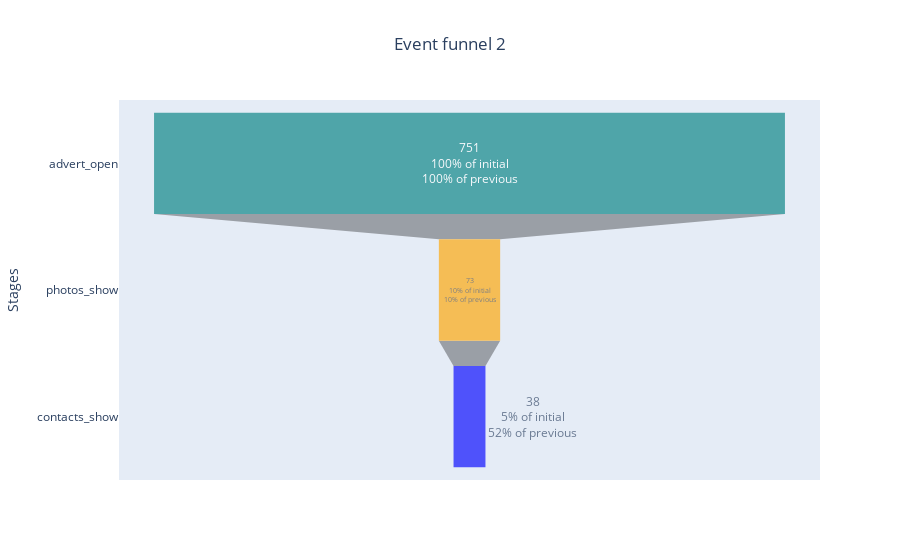

Notebook code cell kept with this figure:
### Markdown cell above
[Funnel 1](https://chart-studio.plotly.com/~psimera/3/#/). a rather large percentage looks at the photo after the search, but only about a third then looks at the contacts

### Code cell
funnel(mob, 2, 'advert_open', 'photos_show', 'contacts_show')

### Figure 1 — Plotly figure (JSON) as saved in the notebook; plotly's stock layout.template omitted (floating-point values rounded to 4 significant figures)
{"data": [{"marker": {"color": ["teal", "orange", "blue", "green", "silver"]}, "opacity": 0.65, "textinfo": "value+percent initial+percent previous", "type": "funnel", "x": [751, 73, 38], "y": ["advert_open", "photos_show", "contacts_show"]}], "layout": {"title": {"text": "Event funnel 2", "x": 0.5}, "yaxis": {"title": {"text": "Stages"}}}}
